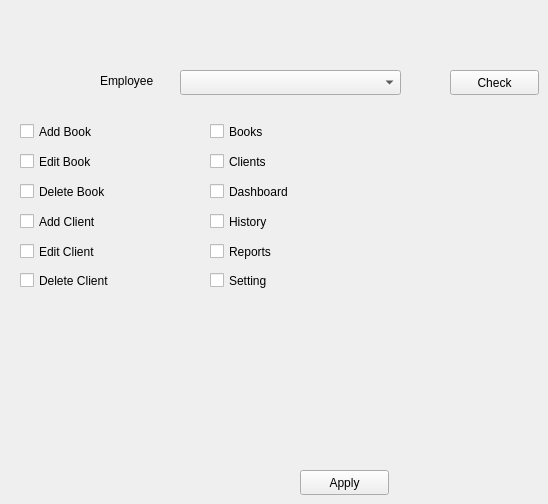
      <widget class="QWidget" name="tab_16">
       <attribute name="title">
        <string>Add User permision</string>
       </attribute>
       <widget class="QPushButton" name="pushButton_31">
        <property name="geometry">
         <rect>
          <x>300</x>
          <y>470</y>
          <width>89</width>
          <height>25</height>
         </rect>
        </property>
        <property name="text">
         <string>Apply</string>
        </property>
       </widget>
       <widget class="QComboBox" name="comboBox_18">
        <property name="geometry">
         <rect>
          <x>180</x>
          <y>70</y>
          <width>221</width>
          <height>25</height>
         </rect>
        </property>
       </widget>
       <widget class="QLabel" name="label_54">
        <property name="geometry">
         <rect>
          <x>100</x>
          <y>70</y>
          <width>91</width>
          <height>21</height>
         </rect>
        </property>
        <property name="text">
         <string>Employee</string>
        </property>
       </widget>
       <widget class="QCheckBox" name="checkBox">
        <property name="geometry">
         <rect>
          <x>20</x>
          <y>120</y>
          <width>92</width>
          <height>23</height>
         </rect>
        </property>
        <property name="text">
         <string>Add Book</string>
        </property>
       </widget>
       <widget class="QCheckBox" name="checkBox_2">
        <property name="geometry">
         <rect>
          <x>20</x>
          <y>150</y>
          <width>92</width>
          <height>23</height>
         </rect>
        </property>
        <property name="text">
         <string>Edit Book</string>
        </property>
       </widget>
       <widget class="QCheckBox" name="checkBox_3">
        <property name="geometry">
         <rect>
          <x>20</x>
          <y>180</y>
          <width>92</width>
          <height>23</height>
         </rect>
        </property>
        <property name="text">
         <string>Delete Book</string>
        </property>
       </widget>
       <widget class="QCheckBox" name="checkBox_4">
        <property name="geometry">
         <rect>
          <x>20</x>
          <y>210</y>
          <width>92</width>
          <height>23</height>
         </rect>
        </property>
        <property name="text">
         <string>Add Client</string>
        </property>
       </widget>
       <widget class="QCheckBox" name="checkBox_5">
        <property name="geometry">
         <rect>
          <x>20</x>
          <y>240</y>
          <width>92</width>
          <height>23</height>
         </rect>
        </property>
        <property name="text">
         <string>Edit Client</string>
        </property>
       </widget>
       <widget class="QCheckBox" name="checkBox_6">
        <property name="geometry">
         <rect>
          <x>20</x>
          <y>270</y>
          <width>121</width>
          <height>21</height>
         </rect>
        </property>
        <property name="text">
         <string>Delete Client</string>
        </property>
       </widget>
       <widget class="QCheckBox" name="checkBox_7">
        <property name="geometry">
         <rect>
          <x>210</x>
          <y>270</y>
          <width>121</width>
          <height>21</height>
         </rect>
        </property>
        <property name="text">
         <string>Setting</string>
        </property>
       </widget>
       <widget class="QCheckBox" name="checkBox_8">
        <property name="geometry">
         <rect>
          <x>210</x>
          <y>120</y>
          <width>92</width>
          <height>23</height>
         </rect>
        </property>
        <property name="text">
         <string>Books</string>
        </property>
       </widget>
       <widget class="QCheckBox" name="checkBox_9">
        <property name="geometry">
         <rect>
          <x>210</x>
          <y>150</y>
          <width>92</width>
          <height>23</height>
         </rect>
        </property>
        <property name="text">
         <string>Clients</string>
        </property>
       </widget>
       <widget class="QCheckBox" name="checkBox_10">
        <property name="geometry">
         <rect>
          <x>210</x>
          <y>240</y>
          <width>92</width>
          <height>23</height>
         </rect>
        </property>
        <property name="text">
         <string>Reports</string>
        </property>
       </widget>
       <widget class="QCheckBox" name="checkBox_11">
        <property name="geometry">
         <rect>
          <x>210</x>
          <y>210</y>
          <width>92</width>
          <height>23</height>
         </rect>
        </property>
        <property name="text">
         <string>History</string>
        </property>
       </widget>
       <widget class="QCheckBox" name="checkBox_12">
        <property name="geometry">
         <rect>
          <x>210</x>
          <y>180</y>
          <width>111</width>
          <height>23</height>
         </rect>
        </property>
        <property name="text">
         <string>Dashboard</string>
        </property>
       </widget>
       <widget class="QPushButton" name="pushButton_32">
        <property name="geometry">
         <rect>
          <x>450</x>
          <y>70</y>
          <width>89</width>
          <height>25</height>
         </rect>
        </property>
        <property name="text">
         <string>Check</string>
        </property>
       </widget>
      </widget>
